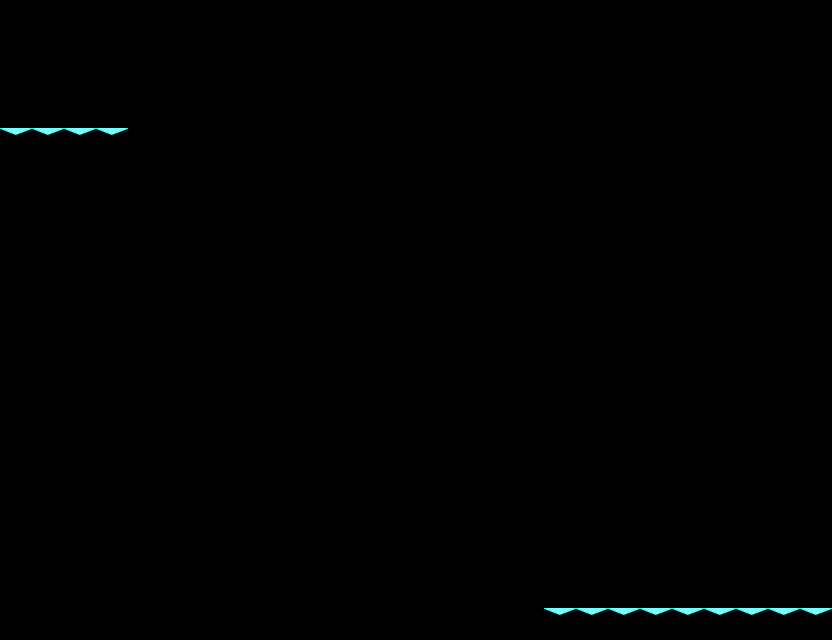

Rendered tile map (Tiled .tmx) drawn with the repository's tilesets; below, a short description and the map source with its tile grids summarised:
An orthogonal 26x20 tile map with 32x32 px tiles, 1 tile layer (Floor), 2 tilesets and 7 objects (start, end).

<map version="1.0" orientation="orthogonal" width="26" height="20" tilewidth="32" tileheight="32">
 <tileset firstgid="1" name="transparent" tilewidth="32" tileheight="32">
  <image source="Tiles/transparent.png" trans="ff00ff" width="32" height="32" />
 </tileset>
 <tileset firstgid="2" name="tilesheet" tilewidth="32" tileheight="32">
  <image source="Tiles/tilesheet.png" trans="ff00ff" width="160" height="32" />
 </tileset>
 <layer name="Floor" width="26" height="20">
  <data>[520 cells, 19 non-empty, 2 distinct tile ids]</data>
 </layer>
 <objectgroup name="Collision" width="26" height="20">
  <object x="-41" y="47" width="39" height="565" />
  <object x="0" y="128" width="128" height="32" />
  <object x="352" y="608" width="480" height="32" />
  <object x="416" y="576" width="64" height="32" />
  <object x="832" y="32" width="32" height="608" />
 </objectgroup>
 <objectgroup name="Nodes" width="26" height="20">
  <object name="start" x="28" y="65" width="12" height="12" />
  <object name="end" x="771" y="557" width="13" height="11" />
 </objectgroup>
</map>
